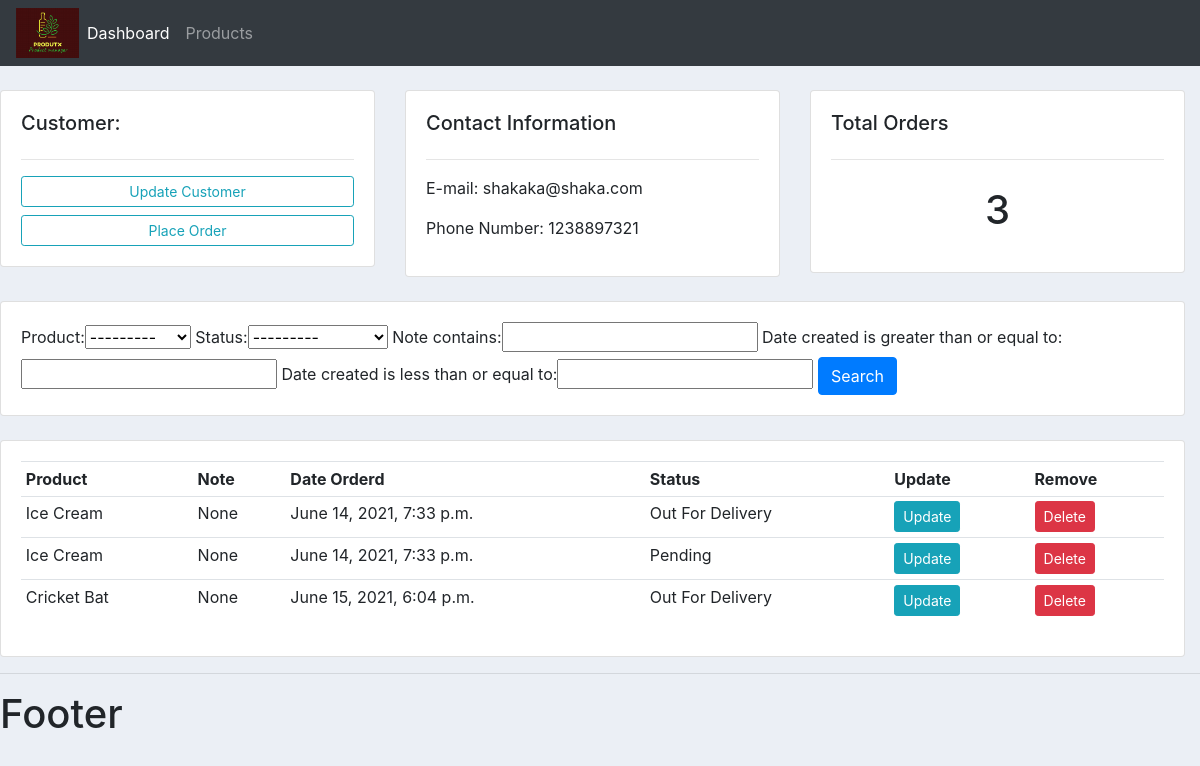
/customer/3/, run on the app's committed database.
### accounts/models.py (models this page shows, shortened)
class Customer(models.Model):
    name = models.CharField(max_length=200,null=True)
    email = models.EmailField(max_length=254,null=True)
    phone = models.CharField(max_length=15,null=True)
    date_created = models.DateTimeField(auto_now_add=True,null=True)

class Order(models.Model):
    STATUS = (
        ('Pending','Pending'),
        ('Out For Delivery','Out for delivery'),
        ('Delivered','Delivered'),
    )
    customer = models.ForeignKey(Customer,null=True,on_delete=models.SET_NULL)
    product=  models.ForeignKey(Product,null=True,on_delete=models.SET_NULL)
    date_created = models.DateTimeField(auto_now_add=True,null=True)
    status = models.CharField(choices=STATUS, max_length=50)
    note = models.CharField(max_length=50,null=True, choices=STATUS)

class Product(models.Model):
    CATEGORY = (
        ('Indoor','Indoor'),
        ('Outdoor','Outdoor')
    )
    name = models.CharField( max_length=150,null=True)
    price = models.FloatField(null=True)
    category = models.CharField(max_length=200,null=True,choices=CATEGORY)
    description =models.CharField(max_length=200,null=True,blank=True)
    date_created = models.DateTimeField(auto_now_add=True,null=True)
    tags = models.ManyToManyField(Tag)
    def __str__(self) -> str:
        return self.name

### accounts/views.py (the view)
# urls.py: path('customer/<str:pk_test>/',views.customer,name="customer"),
def customer(request,pk_test):
    customer = Customer.objects.get(id=pk_test)
    orders = customer.order_set.all()
    order_count=orders.count()
    customerFilter = OrderFilter(request.GET,queryset=orders)
    orders = customerFilter.qs
    context={'customer':customer,'orders':orders,'order_count':order_count,'customerFilter':customerFilter}
    return render(request,'accounts/customer.html',context)

### accounts/templates/accounts/customer.html
{% extends 'accounts/main.html' %}
{% block content %}
<br>
<div class="row">
    <div class="col-md">
        <div class="card card-body">
            <h5>Customer:</h5>
            <hr>
            <a class="btn btn-outline-info btn-sm btn-block"href="">Update Customer</a>
            <a class="btn btn-outline-info btn-sm btn-block"href="{% url 'create_order' customer.id %}">Place Order</a>
        </div>
    </div>
    <div class="col-md">
        <div class="card card-body">
            <h5>Contact Information</h5>
            <hr>
            <p>E-mail: {{customer.email}}</p>
            <p>Phone Number: {{customer.phone}} </p>
        </div>
    </div>
    <div class="col-md">
        <div class="card card-body">
            <h5>Total Orders</h5>
            <hr>
            <h1 style="text-align: center;padding: 10px">{{order_count}}</h1>
        </div>
    </div>
</div>
<br>
<div class="row">
    <div class="col">
        <div class="card card-body">
            <form method="get">
                {{customerFilter.form}}
                <button class="btn btn-primary" type="submit">Search</button>
            </form>
        </div>
    </div>
</div>
<br>
<div class="row">
    <div class="col-md">
        <div class="card card-body">
            <table class="table table-sm">
                <tr>
                    <th>Product</th>
                    <th>Note</th>
                    <th>Date Orderd</th>
                    <th>Status</th>
                    <th>Update</th>
                    <th>Remove</th>
                </tr>
                {%for order in orders%}
                <tr>
                    <td>{{order.product}}</td>
                    <td>{{order.note}}</td>
                    <td>{{order.product.date_created}}</td>
                    <td>{{order.status}}</td>
                    <td><a class="btn btn-sm btn-info"  href="{%url 'update_order' order.id%}">Update</a></td>
                    <td><a class="btn btn-sm btn-danger"  href="{%url 'delete_order' order.id%}">Delete</a></td>
                </tr>
                {%endfor%}
            </table>
        </div>
    </div>
</div>
{% endblock content %}

### static/css/main.css (style rules this page uses)
body { background-color: #ebeff5; }
.row { margin-right: 0px; }

### data on the page
Customer: email "shakaka@shaka.com", phone "1238897321"
Order: product "Ice Cream", note "None", product.date_created "June 14, 2021, 7:33 p.m.", status "Out For Delivery"
Order: product "Ice Cream", note "None", product.date_created "June 14, 2021, 7:33 p.m.", status "Pending"
Order: product "Cricket Bat", note "None", product.date_created "June 15, 2021, 6:04 p.m.", status "Out For Delivery"

### other printed values
{{ order_count }} "3"
